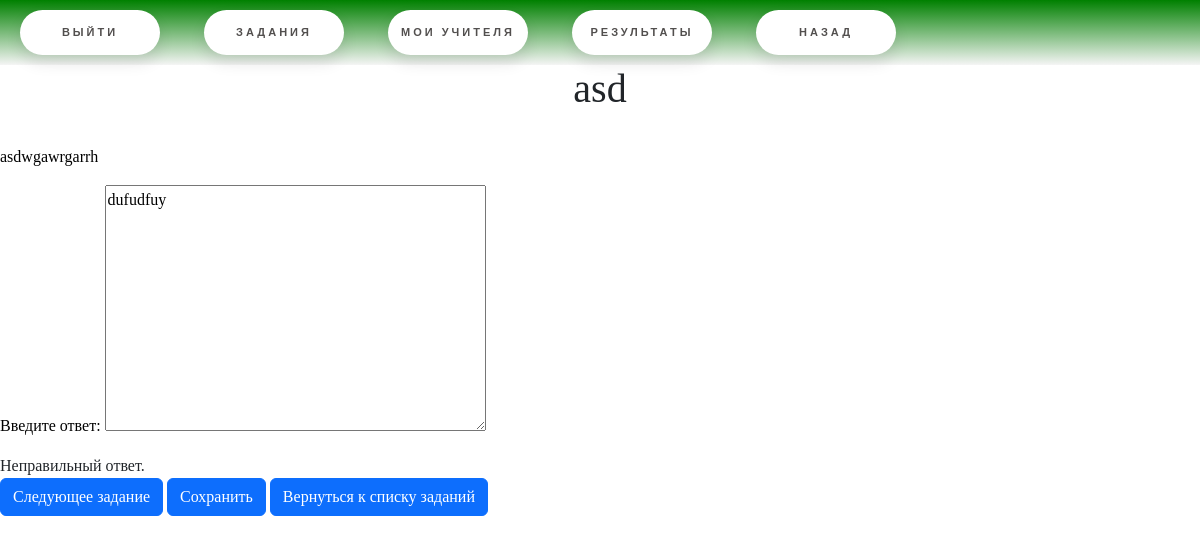
The app's page /lk/student_task/10 (signed in), older data.
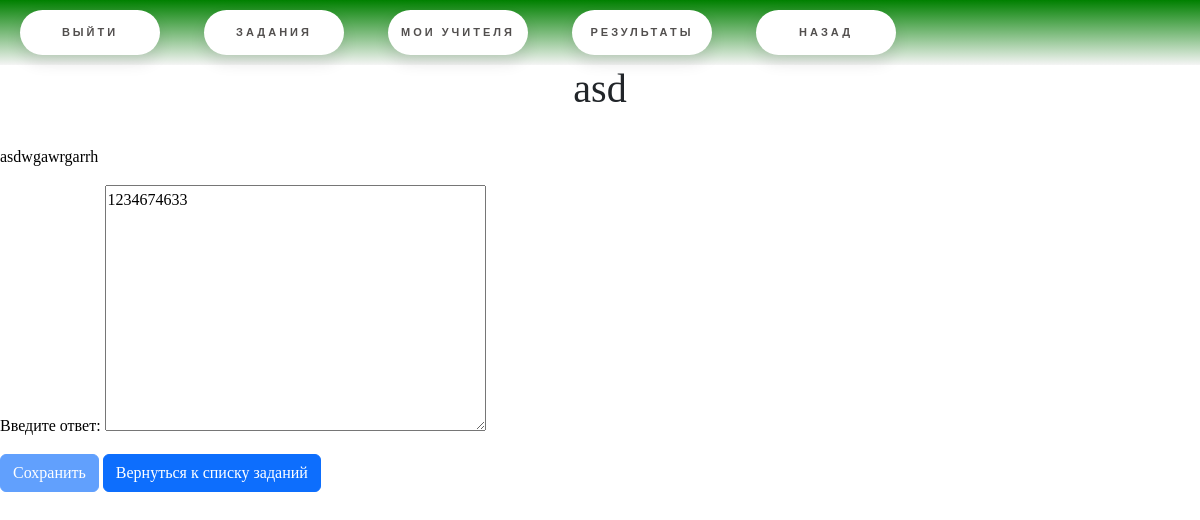
The same page, newer data.
### main/models.py (models this page shows, shortened)
class StudentTask(models.Model):
    task = models.ForeignKey(Task, verbose_name='Задание', on_delete=models.CASCADE)
    student = models.ForeignKey(Student, verbose_name="Ученик", on_delete=models.CASCADE)
    teacher = models.ForeignKey(Teacher, verbose_name="Учитель", on_delete=models.CASCADE)
    student_answer = models.TextField("Ответ ученика")
    is_right = models.BooleanField("Правильно?", blank=True, null=True)
    teacher_check = models.BooleanField("Нужна проверка?", default=False)
    teaher_comment = models.TextField("Комментарий учителя", blank=True, null=True)
    get_date = models.DateTimeField("Дата выдачи", auto_now_add=True)
    done_date = models.DateTimeField("Дата выполнения", null=True, blank=True)
    limite_date = models.DateTimeField("Лимит выполнения", null=True, blank=True)
    class Meta:
        verbose_name= 'Задание ученика'
        verbose_name_plural = "Задания учеников"

class Task(models.Model):
    name = models.CharField("Название", max_length=255, default="")
    grade = models.IntegerField("Класс")
    level_of_knowledge = models.IntegerField("Уровень знаний")
    task_text = models.TextField("Текст задания")
    answer = models.CharField("Ответ", max_length=255, null=True, blank= True)
    subject = models.ForeignKey(Subject, verbose_name="Предмет", on_delete=models.CASCADE)
    theme = models.ForeignKey(Theme, verbose_name="Тема", on_delete= models.CASCADE, null=True, blank=True)
    is_neural = models.BooleanField("Написано нейросетью?", default=False)
    teacher_check = models.BooleanField("Нужна проверка?", default=False)
    class Meta:
        verbose_name= 'Задание'
        verbose_name_plural = "Задания"

### main/views.py (the view, shortened to what this page needs)
# urls.py: path("lk/student_task/<int:student_task_id>", views.student_task_do, name="student_task_do"),
def student_task_do(request, student_task_id = 0):
    if student_task_id != 0:
        student_task = models.StudentTask.objects.get(id = student_task_id)
    else:
        student_task = models.StudentTask.objects.filter(student__user__id = request.user.id, student_answer = "").first()
        if not student_task:
            return redirect(reverse('student_task_list', args=[0]))
    form = forms.DoTaskForm(instance= student_task)
    return render(request, "student_task_do.html", {
        "student_task": student_task,
        "form":form
    })

### main/forms.py
class DoTaskForm(forms.ModelForm):
    class Meta:
        model = models.StudentTask
        fields = ("student_answer",)
        labels = {
            "student_answer": "Введите ответ:"
        }

### main/templates/student_task_do.html (shortened to what this page needs)
{% extends "base.html" %}
{% block content %}
    <h1>{{student_task.task.name}}</h1>
    <br>
    <div class="task_do">
        <p>{{student_task.task.task_text}}</p>
        <form method="post">
            {{ form.as_p }}
            {% if not student_task.teacher_check and student_task.student_answer != ""%}
                {% if student_task.student_answer != student_task.task.answer %}
                    <div>Неправильный ответ.</div>
                    {% else %}
                    <div>Правильный ответ!</div>
                {% endif %}
                <a class="btn btn-primary" href="{% url "student_task_do" 0 %}">Следующее задание</a>
            {% endif %}
            <button class="btn btn-primary" type="submit"{% if student_task.teacher_check and student_task.student_answer != "" %} disabled{% endif %}>Сохранить</button>
            <a class="btn btn-primary" href="{% url "student_task_list" 0 %}">Вернуться к списку заданий</a>
        </form>
    </div>
{% endblock %}

Row changes from the older to the newer data that the page shows:
changed StudentTask "asd": student_answer "dufudfuy" → "1234674633"; teacher_check False → True (drawn)
Text that changed along with them:
text no longer shown: "Неправильный ответ. Следующее задание"
